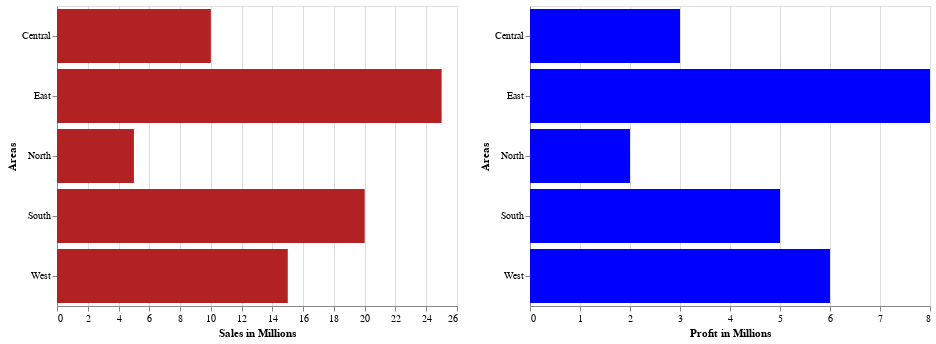

Source (notebook cell):
### Markdown cell above
**Horizontal Concatentation**

### Code cell
sales_vis = alt.Chart(sample).mark_bar(color='firebrick').encode(
  alt.X('sales', axis=alt.Axis(title='Sales in Millions')),
  alt.Y('area', axis=alt.Axis(title='Areas')),
)

profit_vis = alt.Chart(sample).mark_bar(color='blue').encode(
  alt.X('profit', axis=alt.Axis(title='Profit in Millions')),
  alt.Y('area', axis=alt.Axis(title='Areas')),
)

sales_vis | profit_vis

### Figure 1 — Vega-Lite specification as saved in the notebook (floating-point values rounded to 4 significant figures)
{"$schema": "https://vega.github.io/schema/vega-lite/v3.4.0.json", "config": {"mark": {"tooltip": null}, "view": {"height": 300, "width": 400}}, "data": {"name": "data-e9a1bf97bac3c6f8642dc2ef7d8e4b49"}, "datasets": {"data-e9a1bf97bac3c6f8642dc2ef7d8e4b49": [{"area": "North", "profit": 2, "sales": 5}, {"area": "East", "profit": 8, "sales": 25}, {"area": "West", "profit": 6, "sales": 15}, {"area": "South", "profit": 5, "sales": 20}, {"area": "Central", "profit": 3, "sales": 10}]}, "hconcat": [{"encoding": {"x": {"axis": {"title": "Sales in Millions"}, "field": "sales", "type": "quantitative"}, "y": {"axis": {"title": "Areas"}, "field": "area", "type": "nominal"}}, "mark": {"color": "firebrick", "type": "bar"}}, {"encoding": {"x": {"axis": {"title": "Profit in Millions"}, "field": "profit", "type": "quantitative"}, "y": {"axis": {"title": "Areas"}, "field": "area", "type": "nominal"}}, "mark": {"color": "blue", "type": "bar"}}]}
